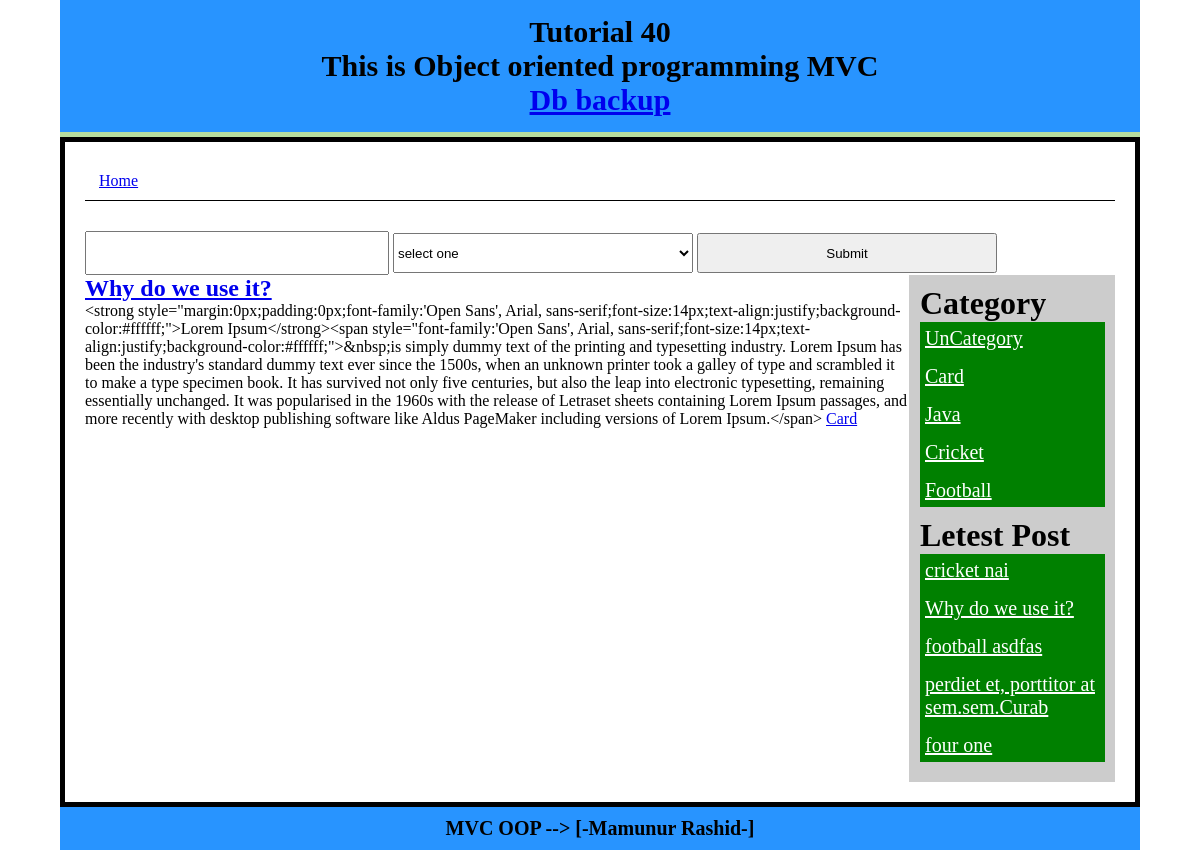
Page /Index/postDetails/14 on the earlier database version.
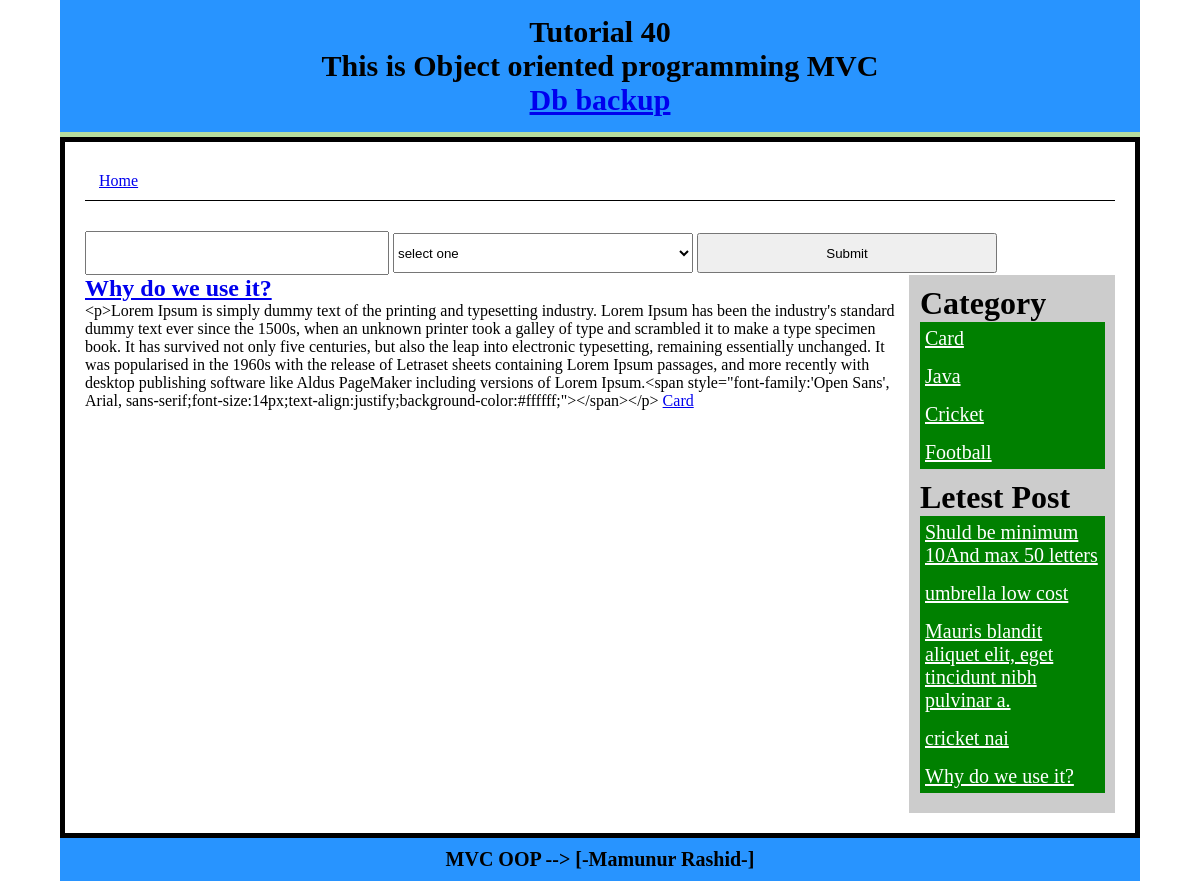
Same page on the later database version.
### tables this page shows
CREATE TABLE `post` (
  `id` int(11) NOT NULL AUTO_INCREMENT,
  `title` varchar(300) NOT NULL,
  `content` text NOT NULL,
  `cat` int(11) NOT NULL,
  PRIMARY KEY (`id`)
);

CREATE TABLE `category` (
  `id` int(11) NOT NULL AUTO_INCREMENT,
  `catname` varchar(50) NOT NULL,
  `title` varchar(50) NOT NULL,
  PRIMARY KEY (`id`)
);

### system/libs/Load.php (called while the page is built, shortened)
<?php
class Load
{
	public function view($filename,$data = false){
		include 'app/view/'.$filename.'.php' ;
	}
	public function model($modelname){
		return new $modelname();
	}
}
?>

### app/controlers/Index.php (called while the page is built, shortened)
<?php
class Index extends Dcontrolar
{
	public function postDetails($id){
		$tablepost= 'post';
		$tableCat = 'category';
		$postModel = $this->load->model("PostModel");
		$data['postDataByID']=$postModel->getPostByID($tablepost,$tableCat,$id);
		$catModel = $this->load->model("CatModel");
		$data['catlist']=$catModel->catlist($tableCat);
		$limit = 5;
		$data['letestPost']=$postModel->getLetestPost($tablepost,$limit);
		$this->load->view("header");
		$this->load->view("search",$data);
		$this->load->view("single-post",$data);
		$this->load->view("sidebar",$data);
		$this->load->view("footer");
	}
}
?>

### index.php (called while the page is built, shortened)
<?php
$main = new Main();
?>

### system/libs/Database.php (called while the page is built, shortened)
<?php
class Database extends PDO
{
	public function select($sql,$data=array(),$fetchstyle = PDO::FETCH_ASSOC){
		$stmt 	= $this->prepare($sql);
		$stmt->execute();
		return $stmt->fetchALL($fetchstyle);
	}
}?>

### app/models/PostModel.php (called while the page is built, shortened)
<?php
class PostModel extends Dmodel
{
	public function getPostByID($tablepost,$tableCat,$id){
		$sql ="SELECT $tablepost.*,$tableCat.catname FROM
			$tablepost INNER JOIN $tableCat
			ON  $tablepost.cat = $tableCat.id
		 	WHERE $tablepost.id = $id ";
			return $this->db->select($sql);
	}
	public function getLetestPost($table,$limit=4){
		$sql ="SELECT * FROM $table ORDER BY id DESC LIMIT $limit";
		return $this->db->select($sql);
	}
}

### system/libs/Dcontrolar.php (called while the page is built, shortened)
<?php
class Dcontrolar
{
	function __construct()
	{
		$this->load = new Load();
	}
}
?>

### system/libs/Dmodel.php (called while the page is built, shortened)
<?php
class Dmodel
{
	public function __construct()
	{
		$dsn = 'mysql:dbname=mvc;host=localhost';
		$user ="root";
		$pass ='';
		$this->db = new Database($dsn,$user,$pass);
	}
}
?>

### app/models/CatModel.php (called while the page is built, shortened)
<?php
class CatModel extends Dmodel
{
	public function catlist($table){
		$sql ="SELECT * FROM $table ORDER BY id DESC ";
		return $this->db->select($sql);
	}
}
?>

### app/view/search.php (the view, shortened to what this page needs)
<div class="search-form fix">
<form method="get" action="<?php echo BASE_URL ;?>/Index/search">
	<input type="text" name="kyeword">
	 <select name="catid">
		<option value="">select one</option>
	 </select>
	 <input type="submit" name="" />
</form>
</div>

### app/view/single-post.php
<div class="left-content fix">
	<?php foreach ($postDataByID as $key => $value) { ?>
		<article class="post">
			<h1 class="title"><a href="<?php echo BASE_URL ;?>/Index/postDetails/<?php echo $value['id']?>"><?php echo $value['title']?> </a></h1>
			<?php echo $content = $value['content'];?>
			<a href="<?php echo BASE_URL ;?>/Index/postByCat/<?php echo $value['cat']?>"><?php echo $value['catname']?> </a>
		</article>
	<?php  } ?>
</div>

### app/view/sidebar.php
<div class="sidebar fix ">
	<h1>Category</h1>
	<ul>
		<?php if (isset($catlist)) {
		foreach ($catlist as $key => $value) { ?>
		<li><a href="<?php echo BASE_URL ;?>/Index/postByCat/<?php echo $value['id']?>"><?php echo $value['catname']?> </a></li>
		<?php } } ?>
	</ul>
	<h1>Letest Post</h1>
	<ul>
		<?php if (isset($letestPost)) {
		foreach ($letestPost as $key => $value) { ?>
			<li><a href="<?php echo BASE_URL ;?>/Index/postDetails/<?php echo $value['id']?>"><?php echo $value['title']?> </a></li>
		<?php } } ?>
	</ul>
</div>

Differences in the rows shown:
removed category: catname "UnCategory"
no longer on this page (row unchanged): post: title "football asdfas", shown under "Letest Post"
no longer on this page (row edited): post: title "perdiet et, porttitor at sem.sem.Curab", shown under "Letest Post"
no longer on this page (row unchanged): post: title "four one", shown under "Letest Post"
changed post "Why do we use it?": content "<strong style=\"margin:0px;padding:0px;font-family:'Open Sans', Arial, sans-serif;font-size:14px;text-align:justify;background-color:#ffffff;\">Lorem Ipsum</strong><span style=\"font-family:'Open Sans', Arial, sans-serif;font-size:14px;text-align:justify;background-color:#ffffff;\">&nbsp;is simply dummy text of the printing and typesetting industry. Lorem Ipsum has been the industry's standard dummy text ever since the 1500s, when an unknown printer took a galley of type and scrambled it to make a type specimen book. It has survived not only five centuries, but also the leap into electronic typesetting, remaining essentially unchanged. It was popularised in the 1960s with the release of…" → "<p>Lorem Ipsum is simply dummy text of the printing and typesetting industry. Lorem Ipsum has been the industry's standard dummy text ever since the 1500s, when an unknown printer took a galley of type and scrambled it to make a type specimen book. It has survived not only five centuries, but also the leap into electronic typesetting, remaining essentially unchanged. It was popularised in the 1960s with the release of Letraset sheets containing Lorem Ipsum passages, and more recently with desktop publishing software like Aldus PageMaker including versions of Lorem Ipsum.<span style=\"font-family:'Open Sans', Arial,…"
added post: title "Shuld be minimum 10And max 50 letters", shown under "Letest Post"
added post: title "umbrella low cost", shown under "Letest Post"
added post: title "Mauris blandit aliquet elit, eget tincidunt nibh pulvinar a.", shown under "Letest Post"
